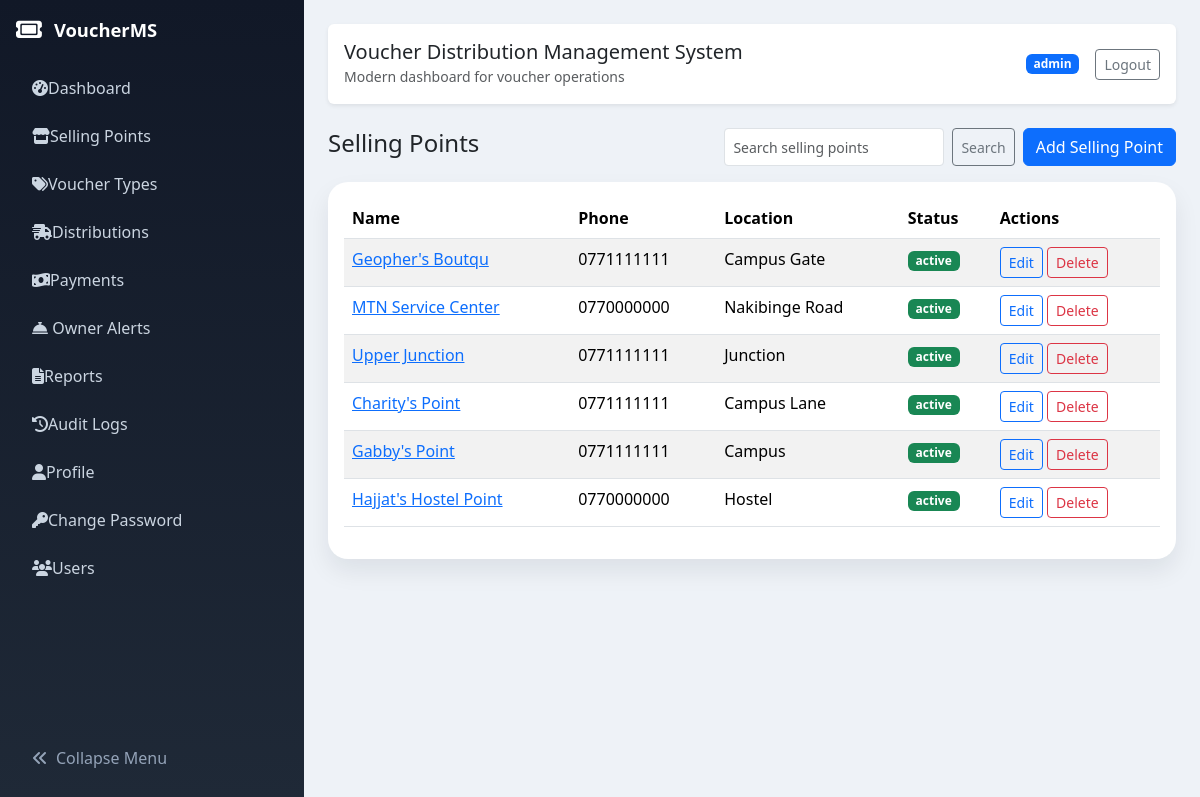
Page /selling-points/ (signed in) on the committed database.
### voucher_app/models.py (models this page shows, shortened)
class SellingPoint(models.Model):
    STATUS_CHOICES = [
        ('active', 'Active'),
        ('inactive', 'Inactive'),
    ]
    name = models.CharField(max_length=200)
    phone_number = models.CharField(max_length=30, blank=True)
    location = models.CharField(max_length=255, blank=True)
    contact_person = models.CharField(max_length=200, blank=True)
    owner = models.ForeignKey(User, on_delete=models.SET_NULL, null=True, blank=True, related_name='owned_selling_points')
    status = models.CharField(max_length=20, choices=STATUS_CHOICES, default='active')
    date_created = models.DateTimeField(default=timezone.now)
    created_by = models.ForeignKey(User, on_delete=models.SET_NULL, null=True, blank=True, related_name='created_selling_points')
    updated_by = models.ForeignKey(User, on_delete=models.SET_NULL, null=True, blank=True, related_name='updated_selling_points')
    created_at = models.DateTimeField(auto_now_add=True)
    updated_at = models.DateTimeField(auto_now=True)
    class Meta:
        ordering = ['-created_at']

### voucher_app/views.py (the view)
# urls.py: path('selling-points/', views.selling_point_list, name='selling-points'),
@login_required
def selling_point_list(request):
    if not (request.user.is_staff or request.user.is_superuser):
        return redirect('dashboard')
    qs = SellingPoint.objects.all()
    if request.GET.get('q'):
        qs = qs.filter(Q(name__icontains=request.GET['q']) | Q(location__icontains=request.GET['q']))
    context = {'selling_points': qs}
    return render(request, 'voucher_app/selling_points.html', context)

### templates/voucher_app/selling_points.html
{% extends 'voucher_app/base.html' %}
{% block content %}
<div class="d-flex flex-column flex-md-row justify-content-between align-items-start align-items-md-center mb-3 gap-2">
    <div><h4>Selling Points</h4></div>
    <div class="d-flex gap-2 flex-wrap">
        <form class="d-flex" method="get">
            <input type="search" name="q" value="{{ request.GET.q|default:'' }}" class="form-control form-control-sm" placeholder="Search selling points">
            <button class="btn btn-sm btn-outline-secondary ms-2">Search</button>
        </form>
        <a href="{% url 'selling-point-add' %}" class="btn btn-primary">Add Selling Point</a>
    </div>
</div>
<div class="card p-3">
    <div class="table-responsive">
        <table class="table table-striped">
            <thead><tr><th>Name</th><th>Phone</th><th>Location</th><th>Status</th><th>Actions</th></tr></thead>
            <tbody>
            {% for sp in selling_points %}
            <tr>
                <td><a href="{% url 'selling-point-detail' sp.pk %}">{{ sp.name }}</a></td>
                <td>{{ sp.phone_number }}</td>
                <td>{{ sp.location }}</td>
                <td><span class="badge bg-success">{{ sp.status }}</span></td>
                <td><a href="{% url 'selling-point-edit' sp.pk %}" class="btn btn-sm btn-outline-primary">Edit</a> <a href="{% url 'selling-point-delete' sp.pk %}" class="btn btn-sm btn-outline-danger">Delete</a></td>
            </tr>
            {% empty %}
            <tr><td colspan="5">No selling points found.</td></tr>
            {% endfor %}
        </tbody>
    </table>
</div>
{% endblock %}

### templates/voucher_app/base.html (shortened to what this page needs)
<!DOCTYPE html>
<html lang="en" class="h-100">
<head>
    <link href="https://cdn.jsdelivr.net/npm/bootstrap@5.3.3/dist/css/bootstrap.min.css" rel="stylesheet">
    <link href="https://cdnjs.cloudflare.com/ajax/libs/font-awesome/6.5.2/css/all.min.css" rel="stylesheet">
</head>
<body class="h-100">
    <div class="container-fluid h-100">
        <div class="row h-100">
            {% if user.is_authenticated %}
            <aside class="sidebar p-3" id="sidebar">
                <div class="brand">
                    <i class="fa-solid fa-ticket fa-lg"></i>
                    <span>VoucherMS</span>
                </div>
                <ul class="nav flex-column gap-2">
                    {% if user.is_staff or user.is_superuser %}
                        <li class="nav-item"><a href="{% url 'dashboard' %}" class="nav-link"><span class="nav-icon"><i class="fa-solid fa-gauge-high"></i></span><span class="nav-text">Dashboard</span></a></li>
                        <li class="nav-item"><a href="{% url 'selling-points' %}" class="nav-link"><span class="nav-icon"><i class="fa-solid fa-store"></i></span><span class="nav-text">Selling Points</span></a></li>
                        <li class="nav-item"><a href="{% url 'voucher-types' %}" class="nav-link"><span class="nav-icon"><i class="fa-solid fa-tags"></i></span><span class="nav-text">Voucher Types</span></a></li>
                        <li class="nav-item"><a href="{% url 'distributions' %}" class="nav-link"><span class="nav-icon"><i class="fa-solid fa-truck-fast"></i></span><span class="nav-text">Distributions</span></a></li>
                        <li class="nav-item"><a href="{% url 'payments' %}" class="nav-link"><span class="nav-icon"><i class="fa-solid fa-money-bill-wave"></i></span><span class="nav-text">Payments</span></a></li>
                    {% endif %}
                    <li class="nav-item">
                        <a href="{% url 'owner-alerts' %}" class="nav-link">
                            <span class="nav-icon"><i class="fa-solid fa-bell-concierge"></i></span>
                            <span class="nav-text">Owner Alerts</span>
                        </a>
                    </li>
                    <li class="nav-item"><a href="{% url 'reports' %}" class="nav-link"><span class="nav-icon"><i class="fa-solid fa-file-lines"></i></span><span class="nav-text">Reports</span></a></li>
                    <li class="nav-item"><a href="{% url 'audit-logs' %}" class="nav-link"><span class="nav-icon"><i class="fa-solid fa-history"></i></span><span class="nav-text">Audit Logs</span></a></li>
                    <li class="nav-item"><a href="{% url 'profile' %}" class="nav-link"><span class="nav-icon"><i class="fa-solid fa-user"></i></span><span class="nav-text">Profile</span></a></li>
                    <li class="nav-item"><a href="{% url 'change-password' %}" class="nav-link"><span class="nav-icon"><i class="fa-solid fa-key"></i></span><span class="nav-text">Change Password</span></a></li>
                    {% if user.is_staff or user.is_superuser %}
                        <li class="nav-item"><a href="{% url 'user-list' %}" class="nav-link"><span class="nav-icon"><i class="fa-solid fa-users"></i></span><span class="nav-text">Users</span></a></li>
                    {% endif %}
                </ul>
                <button class="collapse-toggle" id="sidebarToggle"><i class="fa-solid fa-angle-double-left me-2"></i><span>Collapse Menu</span></button>
            </aside>
            {% endif %}
            <main class="main-content p-4{% if not user.is_authenticated %} full-width{% endif %}">
                <nav class="navbar rounded shadow-sm mb-4 px-3">
                    <div class="navbar-title">
                    <h5 class="mb-0">Voucher Distribution Management System</h5>
                    <small class="text-muted">Modern dashboard for voucher operations</small>
                </div>
                <div class="d-flex align-items-center gap-3">
                        {% if user.is_authenticated %}
                            <span class="badge bg-primary">{{ user.username }}</span>
                            <a href="{% url 'logout' %}" class="btn btn-outline-secondary btn-sm">Logout</a>
                        {% else %}
                            <a href="{% url 'login' %}" class="btn btn-primary btn-sm">Login</a>
                        {% endif %}
                    </div>
                </nav>
                {% block content %}{% endblock %}
            </main>
        </div>
    </div>
</body>
</html>

### templates/voucher_app/base.html (style rules this page uses)
body { background: #eef2f7; min-height: 100vh; }
.sidebar { display: flex; flex-direction: column; min-height: 100vh; width: 19rem; position: fixed; top: 0; left: 0; background: linear-gradient(180deg, #111827 0%, #1f2937 100%); color: #e5e7eb; transition: width 0.25s ease, transform 0.25s ease; z-index: 1030; }
.sidebar .nav { flex: 1 1 auto; min-height: 0; max-height: calc(100vh - 8rem); overflow-y: auto; padding-right: 0.25rem; }
.main-content { margin-left: 19rem; transition: margin-left 0.25s ease, width 0.25s ease; width: calc(100% - 19rem); padding-top: 1rem; overflow-x: hidden; }
.table-responsive { overflow-x: auto; -webkit-overflow-scrolling: touch; }
.sidebar .brand { color: #fff; display: flex; align-items: center; gap: 0.75rem; margin-bottom: 1.5rem; font-size: 1.15rem; font-weight: 700; }
.sidebar .nav-link { color: #cbd5e1; border-radius: 0.85rem; transition: background-color 0.2s ease, color 0.2s ease; }
.sidebar .nav-link .nav-icon { width: 2rem; text-align: center; }
.sidebar .nav-item { width: 100%; }
.sidebar .collapse-toggle { margin-top: auto; background: transparent; border: none; color: #94a3b8; width: 100%; text-align: left; padding: 0.85rem 1rem; transition: background-color 0.2s ease, color 0.2s ease; }
.sidebar .nav-link span { white-space: nowrap; }
.navbar { background: #fff; border-radius: 1rem; box-shadow: 0 0.75rem 1.5rem rgba(15, 23, 42, 0.08); padding: 1rem 1.25rem; }
.navbar .badge { background: #0284c7; }
.card { border: none; box-shadow: 0 0.75rem 1.5rem rgba(15, 23, 42, 0.08); border-radius: 1.25rem; }

### rows in the picture
SellingPoint: name "Geopher's Boutqu", phone_number "0771111111", location "Campus Gate", status "active"
SellingPoint: name "MTN Service Center", phone_number "0770000000", location "Nakibinge Road", status "active"
SellingPoint: name "Upper Junction", phone_number "0771111111", location "Junction", status "active"
SellingPoint: name "Charity's Point", phone_number "0771111111", location "Campus Lane", status "active"
SellingPoint: name "Gabby's Point", phone_number "0771111111", location "Campus", status "active"
SellingPoint: name "Hajjat's Hostel Point", phone_number "0770000000", location "Hostel", status "active"

### other values in the picture
{{ user.username }} "admin"
